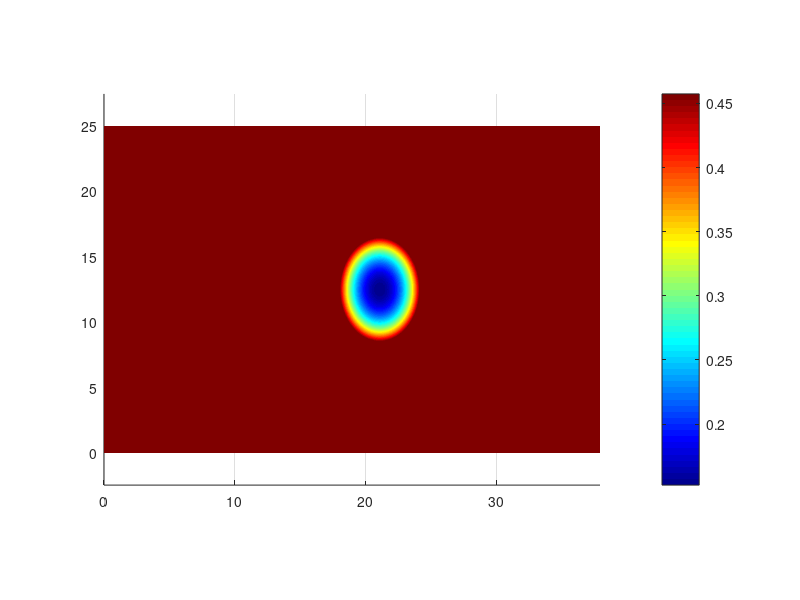

This chart was generated by the following MATLAB code:
clear all; clc;

%%%%%%%%%%%%%%%%%%%%%%%%%%%%%%
x1=0.;        x2=37.95;
y1=0.;        y2=25;
dx=0.05;      dy=0.05;

xcenter=21.1;   ycenter=12.5;
%%%%%%%%%%%%%%%%%%%%%%%%%%%%%%

x = x1 : dx : x2;
y = y1 : dy : y2;
yy=fliplr(y);
[ xgrid, ygrid ]=meshgrid(x',yy'); 
clear x y yy mx ny;

dep=zeros( size(xgrid) )+0.4572;
xr=xgrid-xcenter;  yr=ygrid-ycenter;
ids=find( (xr/3.05).*(xr/3.05) + (yr/3.96).*(yr/3.96) <= 1 );
if( ~isempty(ids) )
    dep(ids) = 0.9144 - 0.762*sqrt( 1 - (xr(ids)/3.81).*(xr(ids)/3.81) - (yr(ids)/4.95).*(yr(ids)/4.95) );
end
clear ids

surf(xgrid, ygrid, dep)
view(0,90)
axis equal; axis tight;
colorbar;
shading interp; colormap jet   

pname = ['vincent_dep.png'];
print ('-dpng', pname);
hold off;  clear pname

fname=['dep_ny',num2str(size(dep,1)),'mx',num2str(size(dep,2)),'.dat' ]
[FileID]=fopen(  fname ,'wt');
for line=size(dep,1):-1:1

    fprintf( FileID, '%12.7f', dep(line,:) );
    fprintf( FileID,'\n');    

end; clear FileID
fclose all;

min(dep(:))
max(dep(:))